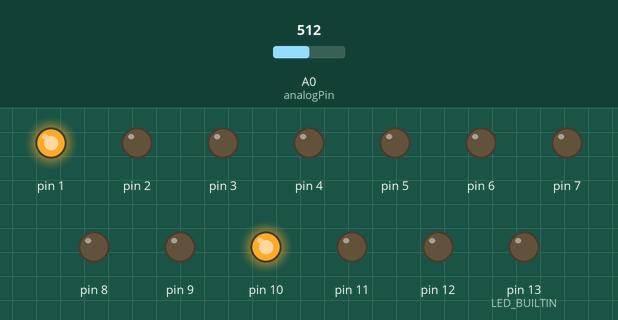
This sketch was run on a simulated Arduino Uno, built with avr-gcc and run on an emulated ATmega328P. On the bench: output pins drawn as LEDs (lit = HIGH). The inputs (shaded band) are chosen by the test bench; at power-on: A0 (analogPin) = 512.

Above: at 4.0 s.
4.1 s: A0 (analogPin) set to 513
At 5.4 s:
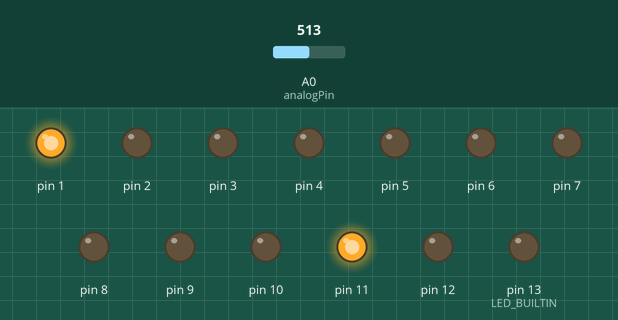
5.8 s: A0 (analogPin) set to 716
At 6.6 s:
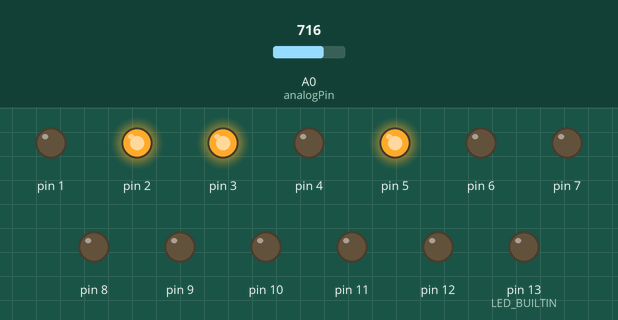
7.3 s: A0 (analogPin) set to 717
At 7.8 s:
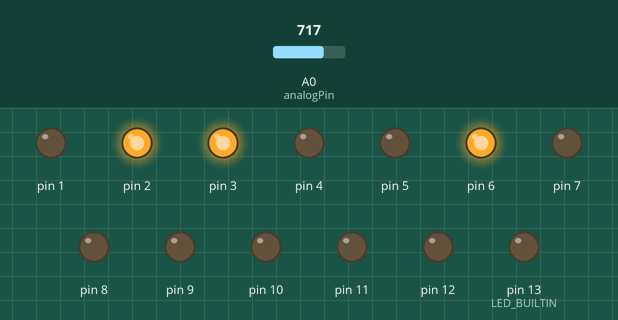
8.8 s: A0 (analogPin) set to 900
At 10.0 s:
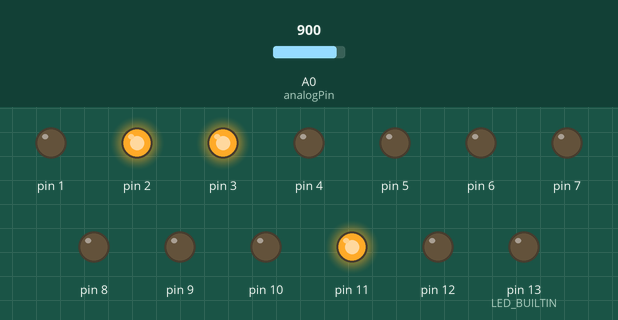
10.3 s: A0 (analogPin) set to 902
At 11.4 s:
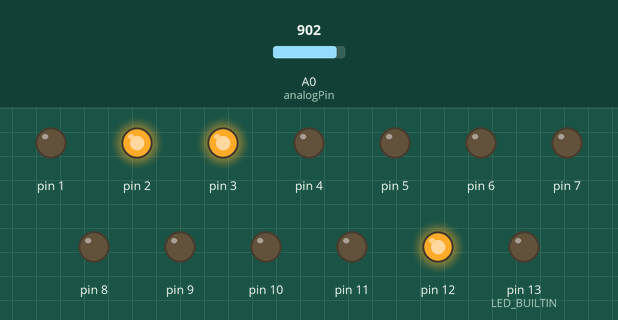
11.8 s: A0 (analogPin) set to 511
At 12.6 s:
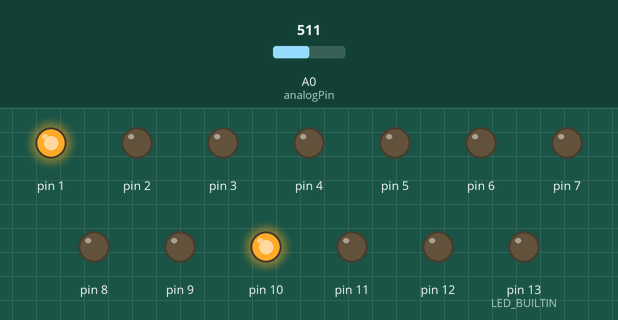
Timing chart, 0 to 14.3 s (numbered marks = the images above; inputs shaded):
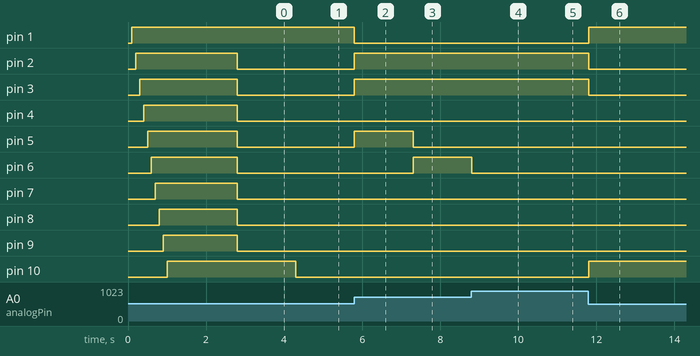

Measured:
- the behaviour switches between 512 and 513 on A0 (analogPin) (found by bisection; images 0 and 1)
- the behaviour switches between 716 and 717 on A0 (analogPin) (found by bisection; images 2 and 3)
- the behaviour switches between 901 and 902 on A0 (analogPin) (found by bisection; images 4 and 5)
- after the input at 4.1 s, pin 10: HIGH → LOW after 0.20 s; pin 11: LOW → HIGH after 0.20 s
- after the input at 5.8 s, pin 1, pin 11: HIGH → LOW at once; pin 2, pin 3, pin 5: LOW → HIGH at once
- after the input at 7.3 s, pin 5: HIGH → LOW at once; pin 6: LOW → HIGH at once
- after the input at 8.8 s, pin 6: HIGH → LOW at once; pin 11: LOW → HIGH at once
- after the input at 10.3 s, pin 11: HIGH → LOW at once; pin 12: LOW → HIGH at once
- after the input at 11.8 s, pin 1, pin 10: LOW → HIGH at once; pin 2, pin 3, pin 12: HIGH → LOW at once

The sketch:

temp_test.ino
```cpp
#define analogPin A0 //the thermistor attach to
#define beta 4090 //the beta of the thermistor
#define resistance 10 //the value of the pull-down resistor
#define CEL 1
#define FAR 2

int i;

void setup()
{
  for (i = 1; i < 14; i++)
  {
    pinMode(i, OUTPUT);
    delay(100);
    digitalWrite(i, HIGH);
  }
  delay(1500);
  for (i = 1; i < 14; i++)
  {
    digitalWrite(i, LOW);
  }
//  Serial.begin(9600);
}

void loop()
{
  //read thermistor value
  long a = analogRead(analogPin);
  //the calculating formula of temperature
  float tempC = beta /(log((1025.0 * 10 / a - 10) / 10) + beta / 298.0) - 273.0;
  float tempF = ((tempC * 9) / 5) + 32;
  int first;
  int last;

  first = (int)tempF / 10;
  last = (int)tempF % 10;
//  last = (int)tempF % 100;
//  dec = tempF - (float)first; // for decimal
//dec *= 100;
//  dec *= 10;
//  last = (int)dec;
/*
  Serial.print(first);
  Serial.print(":");
  Serial.println(last);*/
  switch (first)
  {
    case 6: // cold
      digitalWrite(3, HIGH); // red
      digitalWrite(2, LOW); // yellow
      digitalWrite(1, HIGH); // green
      break;
    case 7: // just right
      digitalWrite(3, LOW); // red
      digitalWrite(2, LOW); // yellow
      digitalWrite(1, HIGH); // green
      break;
    case 8: // kinda hot
      digitalWrite(3, LOW); // red
      digitalWrite(2, HIGH); // yellow
      digitalWrite(1, LOW); // green
      break;
    case 9: // pretty hot
        digitalWrite(3, HIGH); // red
        digitalWrite(2, LOW); // yellow
        digitalWrite(1, LOW); // green
      break;
     default: // very hot or very cold
      if (first >= 10)
      {
        digitalWrite(3, HIGH); // red
        digitalWrite(2, HIGH); // yellow
        digitalWrite(1, LOW); // green
      }
      if (first <= 5)
      {
        digitalWrite(3, LOW); // red
        digitalWrite(2, HIGH); // yellow
        digitalWrite(1, HIGH); // green
      }
       break;
  }
  switch (last)
  {
      case 0:
        digitalWrite(4, HIGH);
        for (i = 5; i < 14; i++) digitalWrite(i, LOW);
        break;
      case 1:
        digitalWrite(4, LOW);
        digitalWrite(5, HIGH);
        for (i = 6; i < 14; i++) digitalWrite(i, LOW);
        break;
      case 2:
        digitalWrite(4, LOW);
        digitalWrite(5, LOW);
        digitalWrite(6, HIGH);
        for (i = 7; i < 14; i++) digitalWrite(i, LOW);
        break;
      case 3:
        for (i = 4; i < 7; i++) digitalWrite(i, LOW);
        digitalWrite(7, HIGH);
        for (i = 8; i < 14; i++) digitalWrite(i, LOW);
        break;
      case 4:
        for (i = 4; i < 8; i++) digitalWrite(i, LOW);
        digitalWrite(8, HIGH);
        for (i = 9; i < 14; i++) digitalWrite(i, LOW);
        break;
      case 5:
        for (i = 4; i < 9; i++) digitalWrite(i, LOW);
        digitalWrite(9, HIGH);
        for (i = 10; i < 14; i++) digitalWrite(i, LOW);
        break;
      case 6:
        for (i = 4; i < 10; i++) digitalWrite(i, LOW);
        digitalWrite(10, HIGH);
        for (i = 11; i < 14; i++) digitalWrite(i, LOW);
        break;
      case 7:
        for (i = 4; i < 11; i++) digitalWrite(i, LOW);
        digitalWrite(11, HIGH);
        for (i = 12; i < 14; i++) digitalWrite(i, LOW);
        break;
      case 8:
        for (i = 4; i < 12; i++) digitalWrite(i, LOW);
        digitalWrite(12, HIGH);
        for (i = 13; i < 14; i++) digitalWrite(i, LOW);
        break;
      case 9:
        for (i = 4; i < 13; i++) digitalWrite(i, LOW);
        digitalWrite(LED_BUILTIN, HIGH);
        break;
  }
//  int tempT = tempF * 1000;
//  Serial.print("TempF: ");
//  Serial.println(tempF);
//  Serial.print("dec:");
//  Serial.println(dec);
/*
  Serial.print(first);
  Serial.print(".");
  Serial.print(last);
  Serial.println();
  */
  /*
  Serial.print("Temp:  ");
  Serial.print(tempF);
  Serial.print("  F");
  Serial.println();
  */
  delay(500); //wait for 100 milliseconds
}
```
